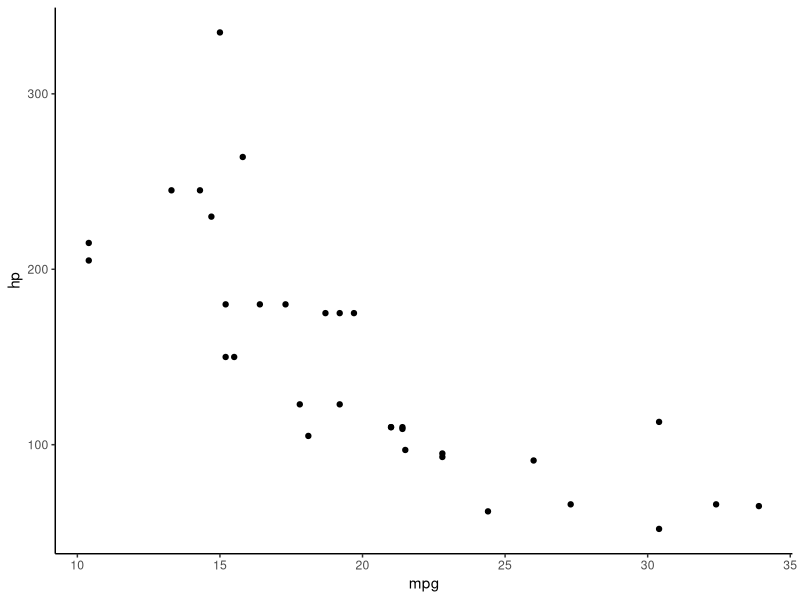
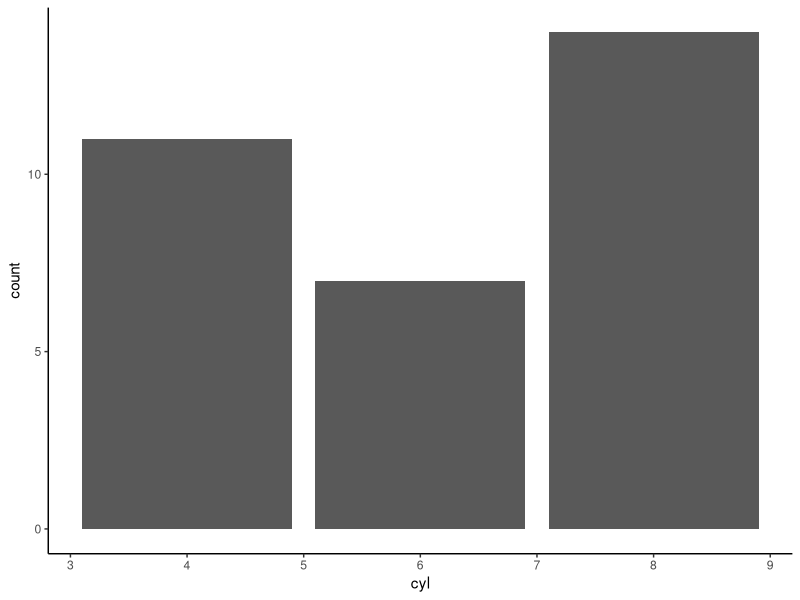

Recreate these plots in R, in order.
## ---- chunk 1
data(mtcars)
mean(mtcars$mpg)
## ---- chunk 2
mean(mtcars$mpg)
## ---- chunk 3
library(ggplot2)
ggplot(mtcars, aes(mpg, hp))+geom_point()+theme_classic()
## ---- chunk 4
library(ggplot2)
ggplot(mtcars, aes(cyl))+geom_bar()+theme_classic()
## ---- chunk 5
#install.packages("palmerpenguins")
library(palmerpenguins)
library(tidyverse)
data(penguins)
#get table of species and mean flipper
penguinFlipper<-penguins %>% 
  group_by(species) %>% 
  summarize(meanFlipper= mean(flipper_length_mm, na.rm=TRUE))
## ---- chunk 6
library(knitr)
## ---- chunk 7
kable(penguinFlipper,caption ="average flipper length")
